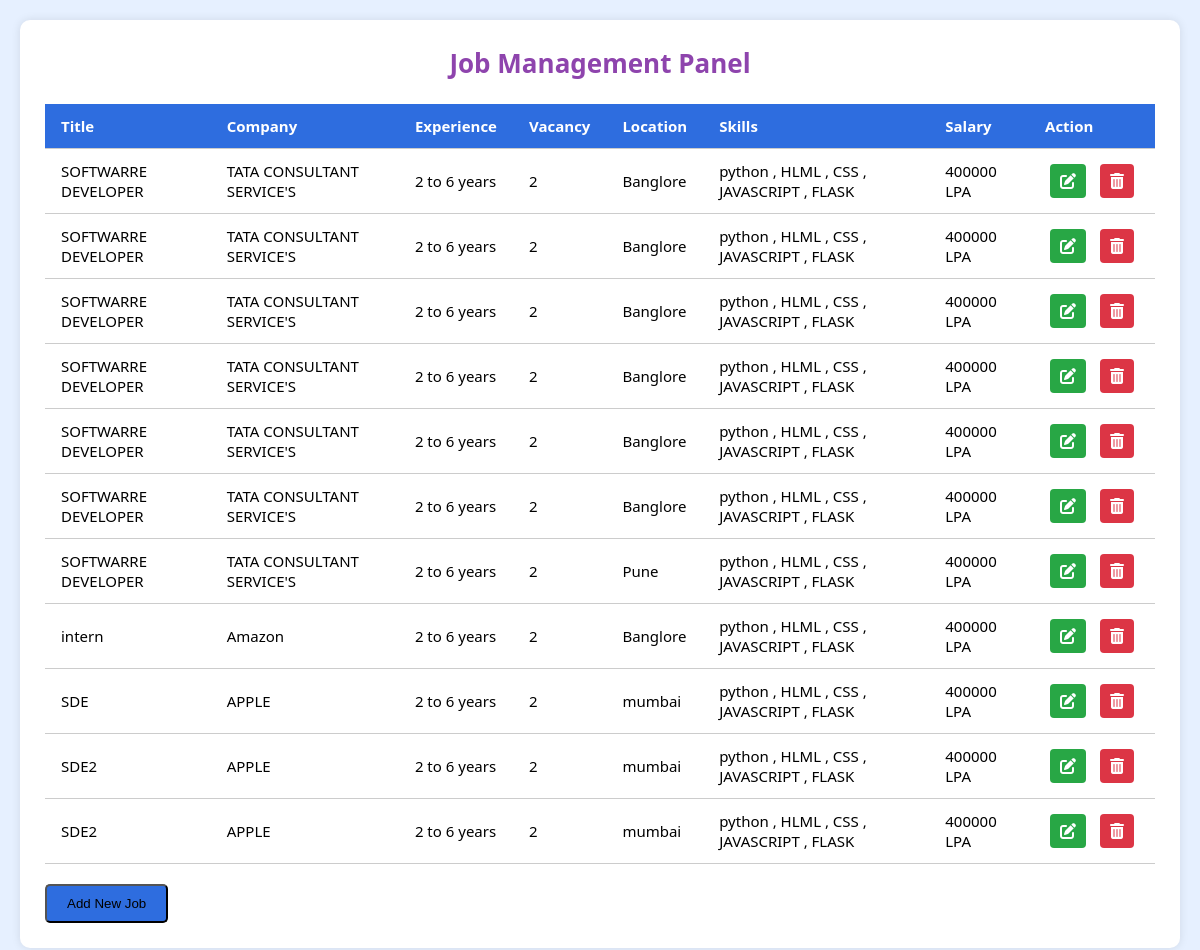
The app's page /managejobs (signed in) with its own data.
### backend/database.py (models this page shows)
class Job(db.Model):
    __tablename__ = 'jobs'
    id = db.Column(db.Integer, primary_key=True)
    title = db.Column(db.String(100), nullable=False)
    company = db.Column(db.String(100), nullable=False)
    experience = db.Column(db.String(50), nullable=False)
    vacancy = db.Column(db.String(50), nullable=False)
    location = db.Column(db.String(100), nullable=False)
    skills = db.Column(db.String(200), nullable=False)
    salary = db.Column(db.String(100), nullable=False)
    Categories = db.Column(db.String(100), nullable=False)

### backend/app.py (the view)
@app.route('/managejobs', methods=['GET'])
def managejobs():
    if not session.get('admin_logged_in'):
        flash("Please log in to access this page.", "error")
        return redirect(url_for('adminlogin'))
    conn = sqlite3.connect(DB_PATH)
    cursor = conn.cursor()
    cursor.execute("SELECT id, title, company, experience, vacancy, location, skills, salary, category FROM jobs")
    rows = cursor.fetchall()
    jobs = []
    for row in rows:
        jobs.append({
            'id': row[0],
            'title': row[1],
            'company': row[2],
            'experience': row[3],
            'vacancy': row[4],
            'location': row[5],
            'skills': row[6],
            'salary': row[7],
        })
    conn.close()
    return render_template('managejobs.html', jobs=jobs)

### templates/managejobs.html (shortened to what this page needs)
<!DOCTYPE html>
<html lang="en">
<head>
  <link rel="stylesheet" href="./static/style.css">
  <link rel="stylesheet" href="https://cdnjs.cloudflare.com/ajax/libs/font-awesome/6.5.0/css/all.min.css">
</head>
<body class="manageuser-body">
  <div class="manageuser-container">
    <h1>Job Management Panel</h1>
    <table>
      <thead>
        <tr>
          <th>Title</th>
          <th>Company</th>
          <th>Experience</th>
          <th>Vacancy</th>
          <th>Location</th>
          <th>Skills</th>
          <th>Salary</th>
          <th>Action</th>
        </tr>
      </thead>
      <tbody>
        {% for job in jobs %}
        <tr>
          <td>{{ job.title }}</td>
          <td>{{ job.company }}</td>
          <td>{{ job.experience }}</td>
          <td>{{ job.vacancy }}</td>
          <td>{{ job.location }}</td>
          <td>{{ job.skills }}</td>
          <td>{{ job.salary }}</td>
          <td>
            <a href="{{ url_for('edit_job', job_id=job.id) }}" class="action-btn edit" title="Edit">
              <i class="fas fa-edit"></i>
            </a>
            <a href="{{ url_for('delete_job', job_id=job.id) }}" class="action-btn delete" title="Delete" onclick="return confirm('Are you sure you want to delete this job?');">
              <i class="fas fa-trash-alt"></i>
            </a>
          </td>
        </tr>
        {% endfor %}
      </tbody>
    </table>
    <button class="add-btn">Add New Job</button>
  </div>
</body>
</html>

### static/style.css (style rules this page uses)
* { padding: 0px; margin:0px; }
html, body { font-family: 'Roboto',sans-serif,arial; font-size: 15px; }
body.manageuser-body { font-family: 'Segoe UI', sans-serif; background: #e6f0ff; margin: 0; padding: 20px; }
.manageuser-container { align-items: center; justify-content: space-between; margin: auto; background: #fff; padding: 25px; border-radius: 10px; box-shadow: 0px 0px 10px rgba(0,0,0,0.1); }
h1 { text-align: center; color: #333; margin-bottom: 30px; }
table { width: 100%; border-collapse: collapse; text-align: left; }
thead { background: #2e6ddf; color: #fff; }
th, td { padding: 12px 16px; border-bottom: 1px solid #ccc; }
.action-btn { display: inline-block; font-size: 16px; margin: 0 5px; color: #fff; padding: 6px 10px; border-radius: 4px; text-decoration: none; text-align: center; }
.action-btn.edit { background-color: #4CAF50; }
.action-btn.delete { background-color: #f44336; }
.add-btn { display: inline-block; margin-top: 20px; padding: 10px 20px; background: #2e6ddf; color: black; text-decoration: none; border-radius: 5px; }
.action-btn { display: inline-block; margin: 0 5px; padding: 6px 10px; border-radius: 4px; color: #fff; font-size: 16px; text-align: center; text-decoration: none; }
.action-btn.edit { background-color: #28a745; }
.action-btn.delete { background-color: #dc3545; }
td:last-child { white-space: nowrap; text-align: center; }
h1 { color: #8e44ad; font-size: 26px; font-weight: bold; text-align: center; margin-bottom: 1.5rem; }

### records on screen
Job: title "SOFTWARRE DEVELOPER", company "TATA CONSULTANT SERVICE'S", experience "2 to 6 years", vacancy "2", location "Banglore", skills "python , HLML , CSS , JAVASCRIPT , FLASK", salary "400000 LPA"
Job: title "SOFTWARRE DEVELOPER", company "TATA CONSULTANT SERVICE'S", experience "2 to 6 years", vacancy "2", location "Banglore", skills "python , HLML , CSS , JAVASCRIPT , FLASK", salary "400000 LPA"
Job: title "SOFTWARRE DEVELOPER", company "TATA CONSULTANT SERVICE'S", experience "2 to 6 years", vacancy "2", location "Banglore", skills "python , HLML , CSS , JAVASCRIPT , FLASK", salary "400000 LPA"
Job: title "SOFTWARRE DEVELOPER", company "TATA CONSULTANT SERVICE'S", experience "2 to 6 years", vacancy "2", location "Banglore", skills "python , HLML , CSS , JAVASCRIPT , FLASK", salary "400000 LPA"
Job: title "SOFTWARRE DEVELOPER", company "TATA CONSULTANT SERVICE'S", experience "2 to 6 years", vacancy "2", location "Banglore", skills "python , HLML , CSS , JAVASCRIPT , FLASK", salary "400000 LPA"
Job: title "SOFTWARRE DEVELOPER", company "TATA CONSULTANT SERVICE'S", experience "2 to 6 years", vacancy "2", location "Banglore", skills "python , HLML , CSS , JAVASCRIPT , FLASK", salary "400000 LPA"
Job: title "SOFTWARRE DEVELOPER", company "TATA CONSULTANT SERVICE'S", experience "2 to 6 years", vacancy "2", location "Pune", skills "python , HLML , CSS , JAVASCRIPT , FLASK", salary "400000 LPA"
Job: title "intern", company "Amazon", experience "2 to 6 years", vacancy "2", location "Banglore", skills "python , HLML , CSS , JAVASCRIPT , FLASK", salary "400000 LPA"
Job: title "SDE", company "APPLE", experience "2 to 6 years", vacancy "2", location "mumbai", skills "python , HLML , CSS , JAVASCRIPT , FLASK", salary "400000 LPA"
Job: title "SDE2", company "APPLE", experience "2 to 6 years", vacancy "2", location "mumbai", skills "python , HLML , CSS , JAVASCRIPT , FLASK", salary "400000 LPA"
Job: title "SDE2", company "APPLE", experience "2 to 6 years", vacancy "2", location "mumbai", skills "python , HLML , CSS , JAVASCRIPT , FLASK", salary "400000 LPA"
